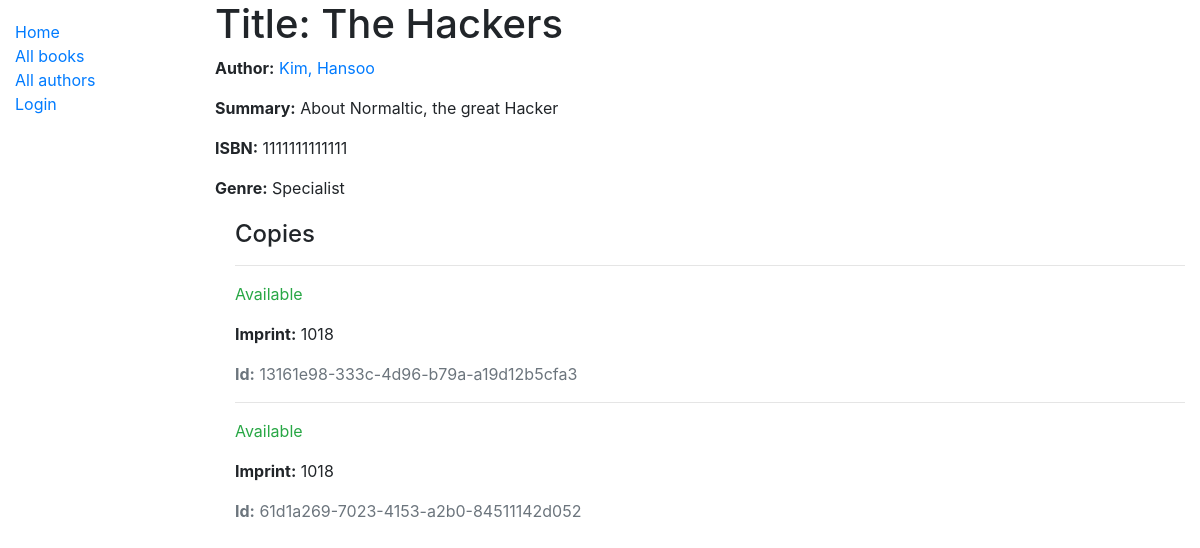
The app's page /catalog/book/1, older data.
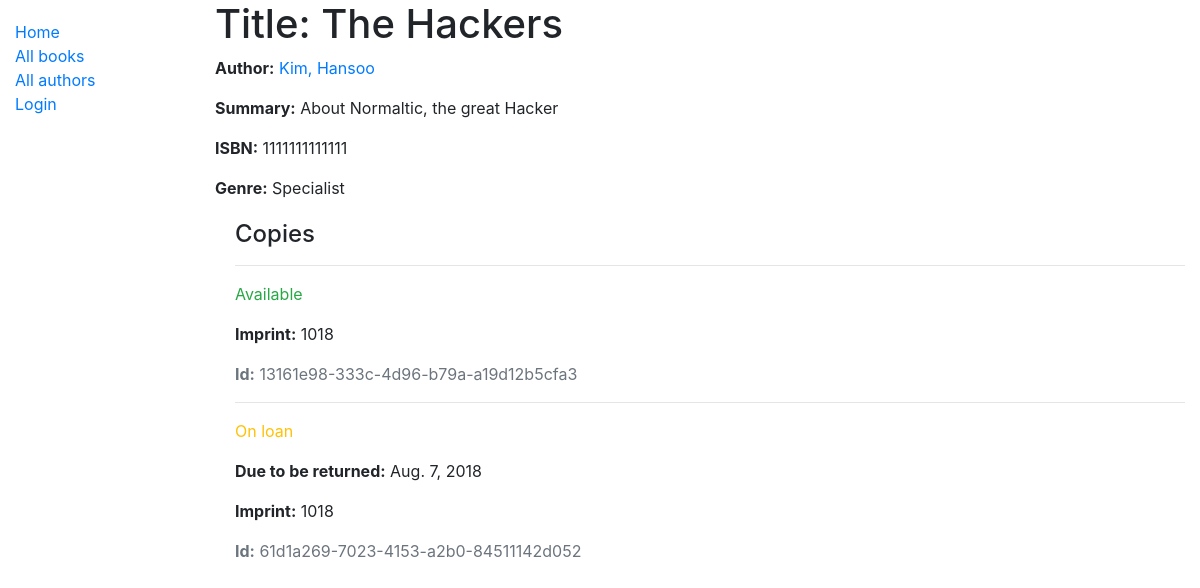
The same page, newer data.
### catalog/models.py (models this page shows, shortened)
class BookInstance(models.Model):
    id = models.UUIDField(primary_key=True, default=uuid.uuid4, help_text='Unique ID for this particular book across whole library')
    book = models.ForeignKey('Book', on_delete=models.SET_NULL, null=True)
    imprint = models.CharField(max_length=200)
    due_back = models.DateField(null=True, blank=True)
    borrower = models.ForeignKey(User, on_delete=models.SET_NULL, null=True, blank=True)
    LOAN_STATUS = (
        ('m', 'Maintenance'),
        ('o', 'On loan'),
        ('a', 'Available'),
        ('r', 'Reserved'),
    )
    status = models.CharField(
        max_length=1,
        choices=LOAN_STATUS,
        blank=True,
        default='m',
        help_text='Book availability',
    )
    class Meta:
        ordering = ['due_back']
        permissions = (("can_mark_returned", "Set book as returned"),)

### catalog/views.py (the view)
# urls.py: path('book/<int:pk>', views.BookDetailView.as_view(), name='book-detail'),
class BookDetailView(generic.DetailView):
    model = Book

### catalog/models.py (called while the page is built)
    def __str__(self):
        return self.name

    def __str__(self):
        return '{0}, {1}'.format(self.last_name, self.first_name)

### catalog/templates/catalog/book_detail.html
{% extends "base_generic.html" %}
{% block content %}
  <h1>Title: {{ book.title }}</h1>
  <p><strong>Author:</strong> <a href="{% url 'author-detail' book.author.id %}">{{ book.author }}</a></p>
  <p><strong>Summary:</strong> {{ book.summary }}</p>
  <p><strong>ISBN:</strong> {{ book.isbn }}</p>
  <p><strong>Genre:</strong> {% for genre in book.genre.all %} {{ genre }}{% if not forloop.last %}, {% endif %}{% endfor %}</p>
  <div style="margin-left:20px;margin-top:20px">
    <h4>Copies</h4>
    {% for copy in book.bookinstance_set.all %}
    <hr>
    <p class="{% if copy.status == 'a' %}text-success{% elif copy.status == 'm' %}text-danger{% else %}text-warning{% endif %}">{{ copy.get_status_display }}</p>
    {% if copy.status != 'a' %}<p><strong>Due to be returned:</strong> {{copy.due_back}}</p>{% endif %}
    <p><strong>Imprint:</strong> {{copy.imprint}}</p>
    <p class="text-muted"><strong>Id:</strong> {{copy.id}}</p>
    {% endfor %}
  </div>
{% endblock %}

Row changes from the older to the newer data that the page shows:
changed BookInstance: status "Available" → "On loan"; due_back (not shown) → "Aug. 7, 2018"
